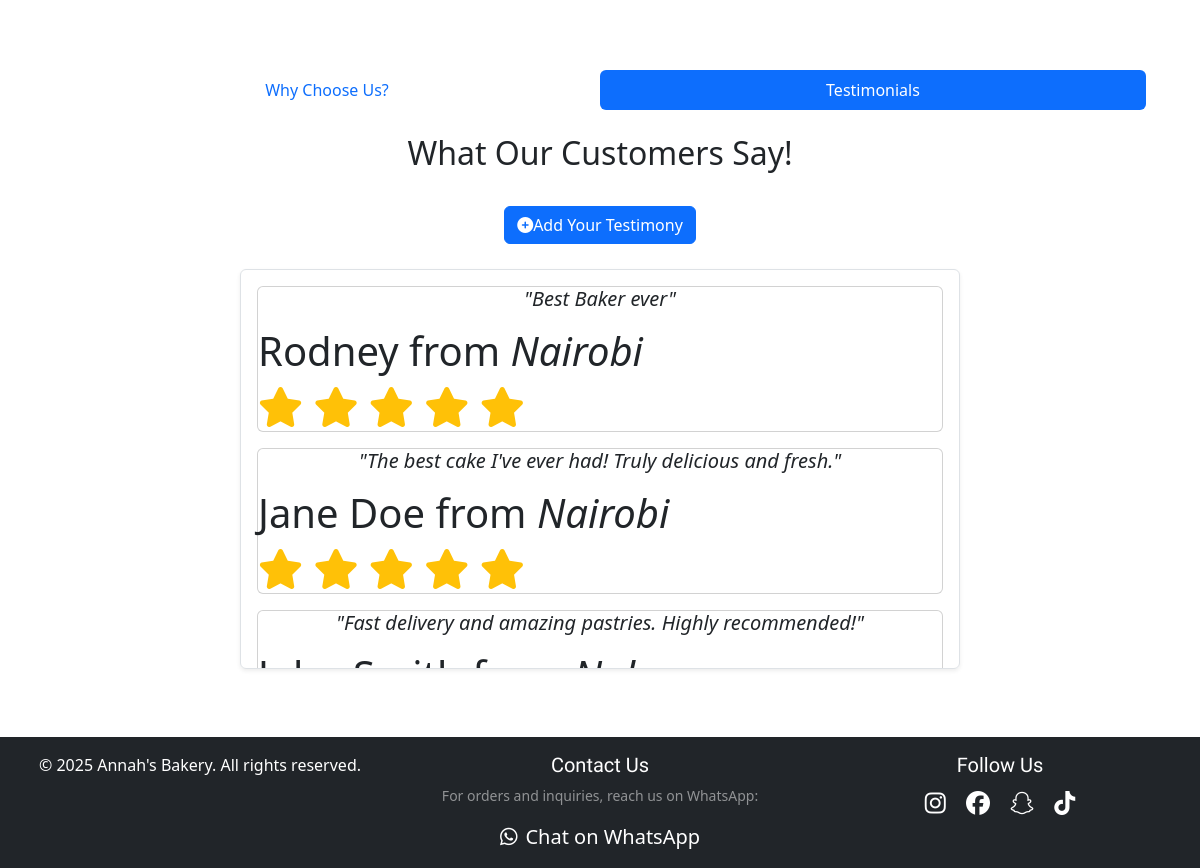
/ (lower part), run on an earlier commit of the app's database.
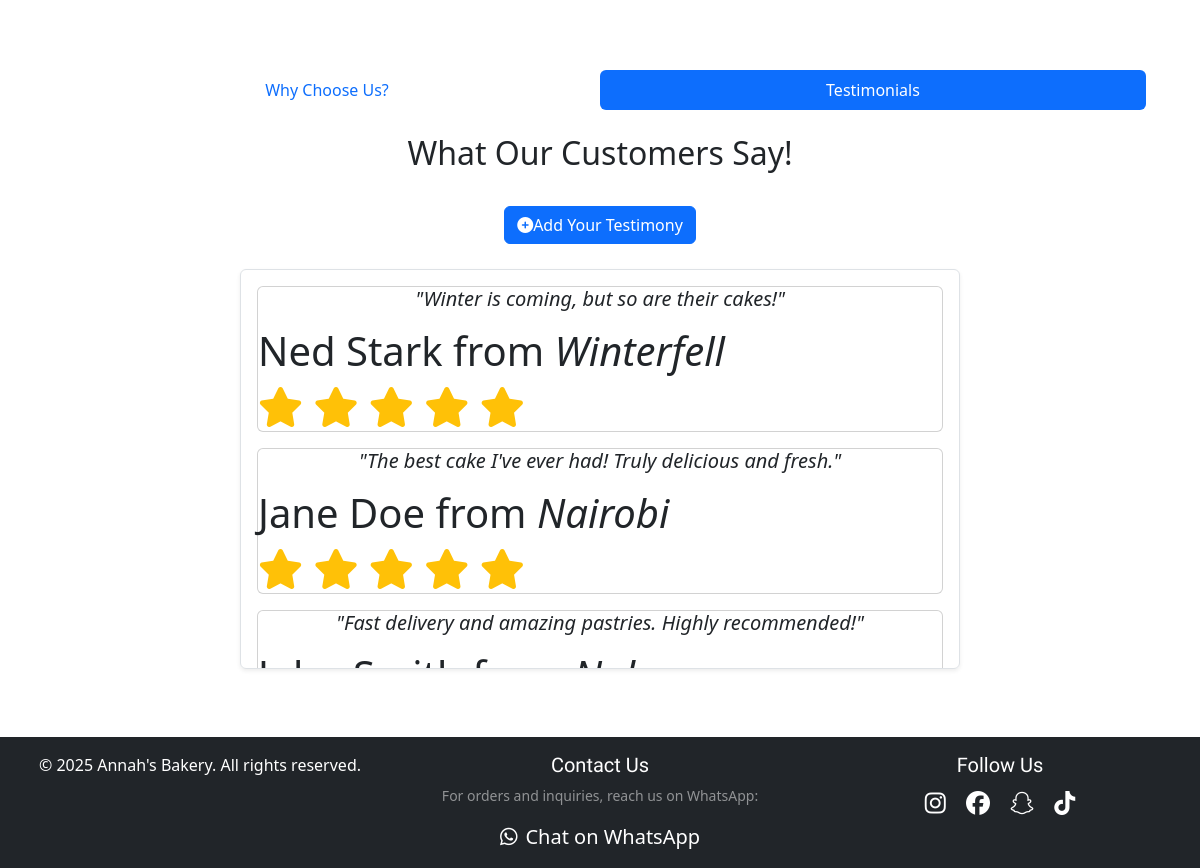
And on a later commit of the database.
### models.py (models this page shows, shortened)
class Testimonial(db.Model):
    id = db.Column(db.Integer, primary_key=True)
    customer_name = db.Column(db.String(100), nullable=False)
    customer_location = db.Column(db.String(100))
    testimonial_text = db.Column(db.Text, nullable=False)
    rating = db.Column(db.Integer)
    image_url = db.Column(db.String(200))
    created_at = db.Column(db.DateTime, default=db.func.current_timestamp())
    is_approved = db.Column(db.Boolean, default=False)

### app.py (the view)
@app.route("/")
def index():
    categories = Category.query.all()
    initial_products_display = Product.query.filter_by(is_available=True).order_by(Product.name).all()
    testimonials_data = Testimonial.query.filter_by(is_approved=True).order_by(Testimonial.created_at.desc()).all()
    return render_template('index.html',
                           categories=categories,
                           products=initial_products_display, # Pass initial products directly
                           testimonials=testimonials_data,
                           selected_category="All Categories") # Keep track of selected category for UI

### app.py (called while the page is built)
@app.context_processor
def inject_now():
    return {'now': datetime.now(timezone.utc)}

### templates/index.html (shortened to what this page needs)
{% extends "base.html" %}
{% block content %}
<div class="container-fluid" id="featured-products">
    <div class="row row-cols-1 row-cols-sm-2 row-cols-md-3 row-cols-lg-4 g-4" id="product-cards-container">
        </div>
</div>
<div class="container-fluid my-5">
    <ul class="nav nav-pills nav-justified mb-4" id="myTab" role="tablist">
        <li class="nav-item" role="presentation">
            <button class="nav-link" id="why-choose-us-tab" data-bs-toggle="pill" data-bs-target="#why-choose-us-content" type="button" role="tab" aria-controls="why-choose-us-content" aria-selected="false">Why Choose Us?</button>
        </li>
        <li class="nav-item" role="presentation">
            <button class="nav-link active" id="testimonials-tab" data-bs-toggle="pill" data-bs-target="#testimonials-content" type="button" role="tab" aria-controls="testimonials-content" aria-selected="true">Testimonials</button>
        </li>
    </ul>
     <div class="tab-content" id="myTabContent">
        <div class="tab-pane fade display-6 show active" id="testimonials-content" role="tabpanel" aria-labelledby="testimonials-tab">
            <h2 class="text-center my-4">What Our Customers Say!</h2>
            <div class="text-center mb-4">
                <a href="{{ url_for('add_testimonial') }}" class="btn btn-primary">
                    <i class="fas fa-plus-circle"></i>Add Your Testimony
                </a>
            </div>
            <div class="row justify-content-center">
                <div class="col-md-8">
                    <div class="border p-3 rounded shadow-sm" id="scrollableTestimonials">
                        {% for testimonial_row in testimonials %}
                        <div class="card mb-3">
                            <p class="card-text text-center fs-5 fw-light fst-italic mb-3">"{{ testimonial_row.testimonial_text}}"</p>
                            <footer class="blockqoute-footer mt-auto">
                                <strong>{{ testimonial_row.customer_name }}</strong>
                                {% if testimonial_row.customer_location %}
                                    from <cite title="Source Title">{{ testimonial_row.customer_location }}</cite>
                                {% endif %}
                                {% if testimonial_row.rating %}
                                    <div class="text-warning mt-2">
                                        {% for _ in range(testimonial_row.rating) %}
                                            <i class="fas fa-star"></i>
                                        {% endfor %}
                                    </div>
                                {% endif %}
                            </footer>
                        </div>
                        {% endfor %}
                    </div>
                </div>
            </div>
        </div>
     </div>
</div>
{% endblock %}

### templates/base.html (shortened to what this page needs)
<!DOCTYPE html>
<html lang="en">
<head>
    <link href="https://cdn.jsdelivr.net/npm/bootstrap@5.3.3/dist/css/bootstrap.min.css" rel="stylesheet">
    <link rel="stylesheet" href="https://cdnjs.cloudflare.com/ajax/libs/font-awesome/6.5.2/css/all.min.css" />
    <link rel="stylesheet" href="{{ url_for('static', filename='css/styles.css') }}">
</head>
<body>
    <main class="container container-main my-4">
        {% block content %}{% endblock %}
    </main>
    <footer class="bg-dark text-white py-3 mt-5" id="contact-info">
        <div class="container-fluid">
            <div class="row text-center">
                <div class="col-md-4 mb-3 mb-md-0">
                    <p class="mb-0">&copy; {{ now.year }} Annah's Bakery. All rights reserved.</p>
                </div>
                <div class="col-md-4 mb-3 mb-md-0">
                    <h5 class="text-white mb-2">Contact Us</h5>
                    <p class="text-white-50 small">For orders and inquiries, reach us on WhatsApp:</p>
                    {% set whatsapp_number_footer = "254702397705" %}
                    {% set prefill_message_footer = "Hello Annah's Bakery! I have a general inquiry." %}
                    {% set encoded_message_footer = prefill_message_footer | urlencode %}
                    <a href="https://wa.me/{{ whatsapp_number_footer }}?text={{ encoded_message_footer }}" target="_blank"
                        class="text-white text-decoration-none d-inline-flex align-items-center fs-5"
                        aria-label="Contact Annah's Bakery on WhatsApp">
                        <i class="fab fa-whatsapp me-2"></i> Chat on WhatsApp
                    </a>
                </div>
                <div class="col-md-4">
                    <h5 class="text-white mb-2">Follow Us</h5>
                    <div class="social-icons">
                        <a href="https://www.instagram.com/" target="_blank" class="text-white mx-2 fs-4" aria-label="Follow us on Instagram"><i class="fab fa-instagram"></i></a>
                        <a href="https://www.facebook.com/" target="_blank" class="text-white mx-2 fs-4" aria-label="Follow us on Facebook"><i class="fab fa-facebook"></i></a>
                        <a href="https://snapchat.com/" target="_blank" class="text-white mx-2 fs-4" aria-label="Follow us on Snapchat"><i class="fab fa-snapchat"></i></a>
                        <a href="https://tiktok.com/" target="_blank" class="text-white mx-2 fs-4" aria-label="Follow us on TikTok"><i class="fab fa-tiktok"></i></a>
                    </div>
                </div>
            </div>
        </div>
    </footer>
</body>
</html>

### static/css/styles.css (style rules this page uses)
body { overflow-x: hidden; }
.container-main { width: 100%; margin: 0 auto; }
#featured-products h1, h1, h5 { font-family: 'Martel', Impact, Haettenschweiler, 'Arial Narrow Bold', sans-serif; font-weight: 500; }
#scrollableTestimonials { max-height: 400px; overflow-y: auto; padding-right: 15px; margin-bottom: 20px; }
#scrollableTestimonials .card { margin-bottom: 15px; }

What changed in the data, as far as the page shows it:
no longer on this page (row edited): Testimonial: testimonial_text "Best Baker ever", customer_name "Rodney", customer_location "Nairobi", rating 5 (drawn)
added Testimonial: testimonial_text "Winter is coming, but so are their cakes!", customer_name "Ned Stark", customer_location "Winterfell", rating 5 (drawn)
